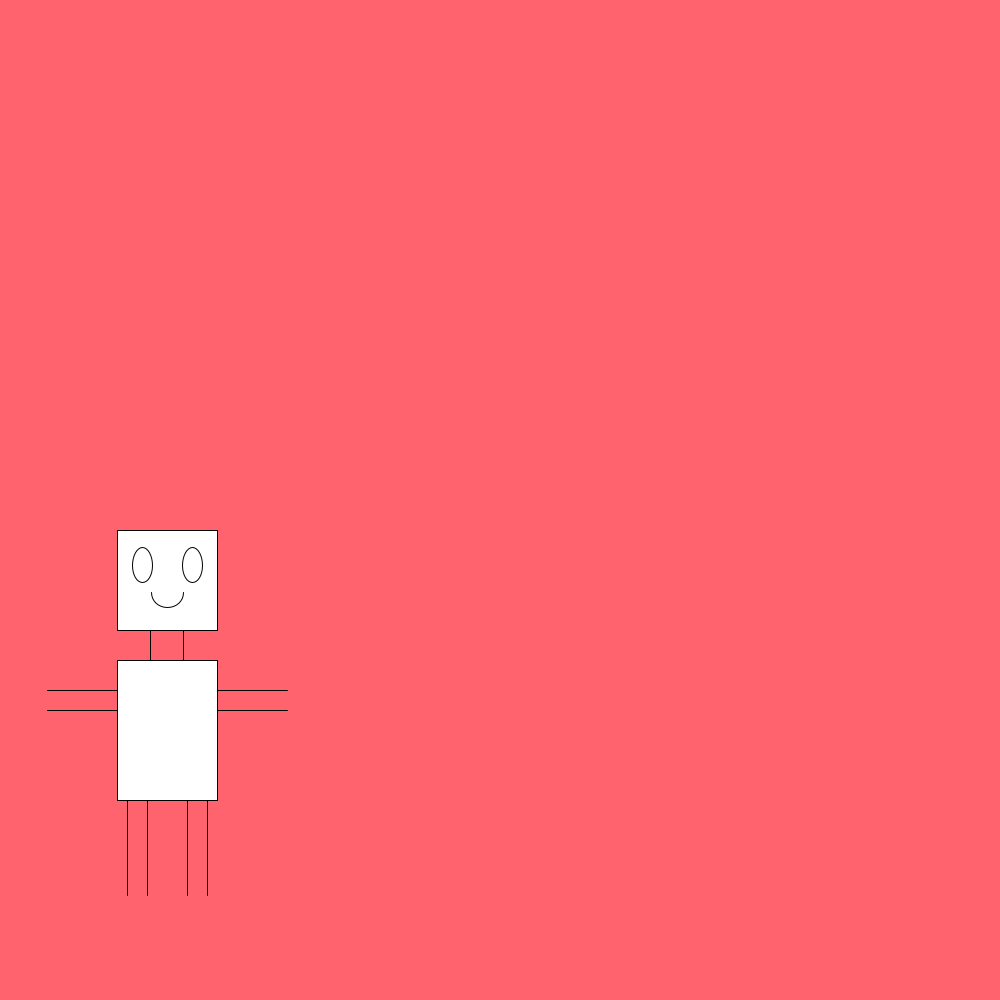
Frame 1 (no input)
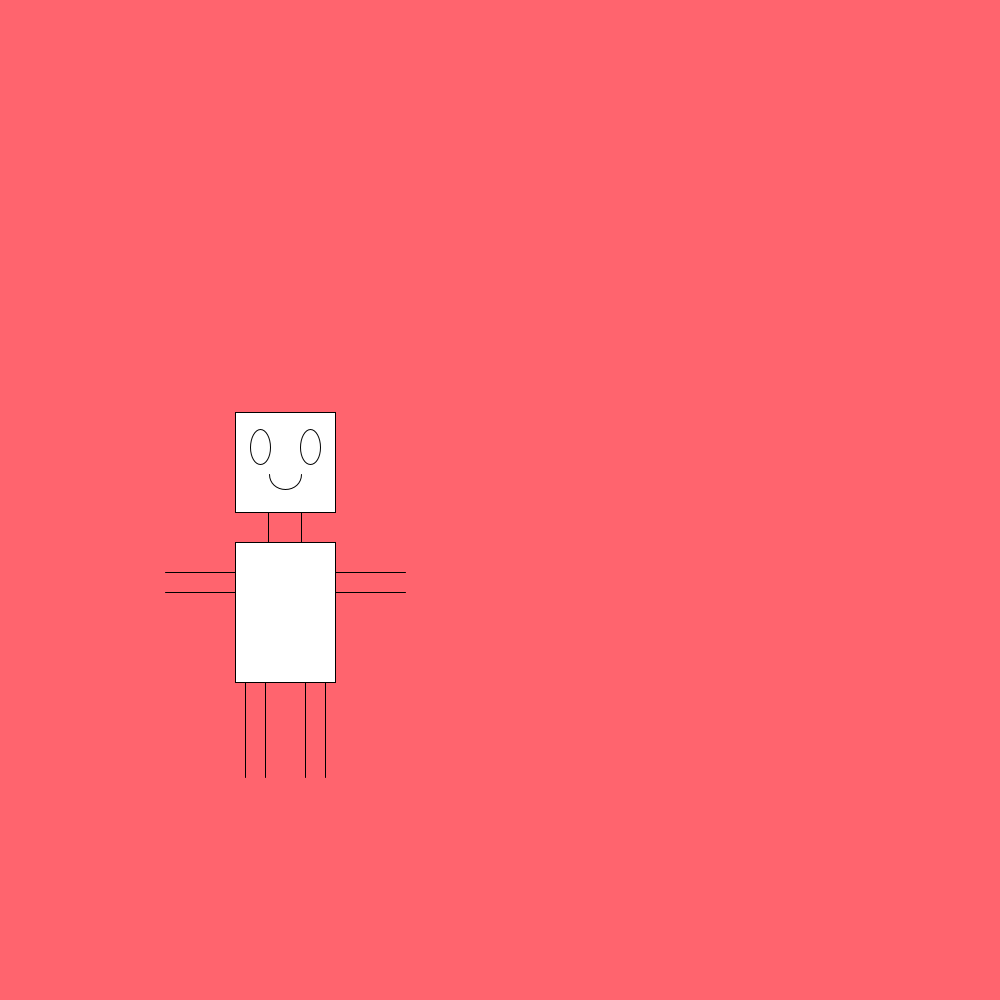
Frame 60 (the mouse pressed at the canvas centre just before this capture)
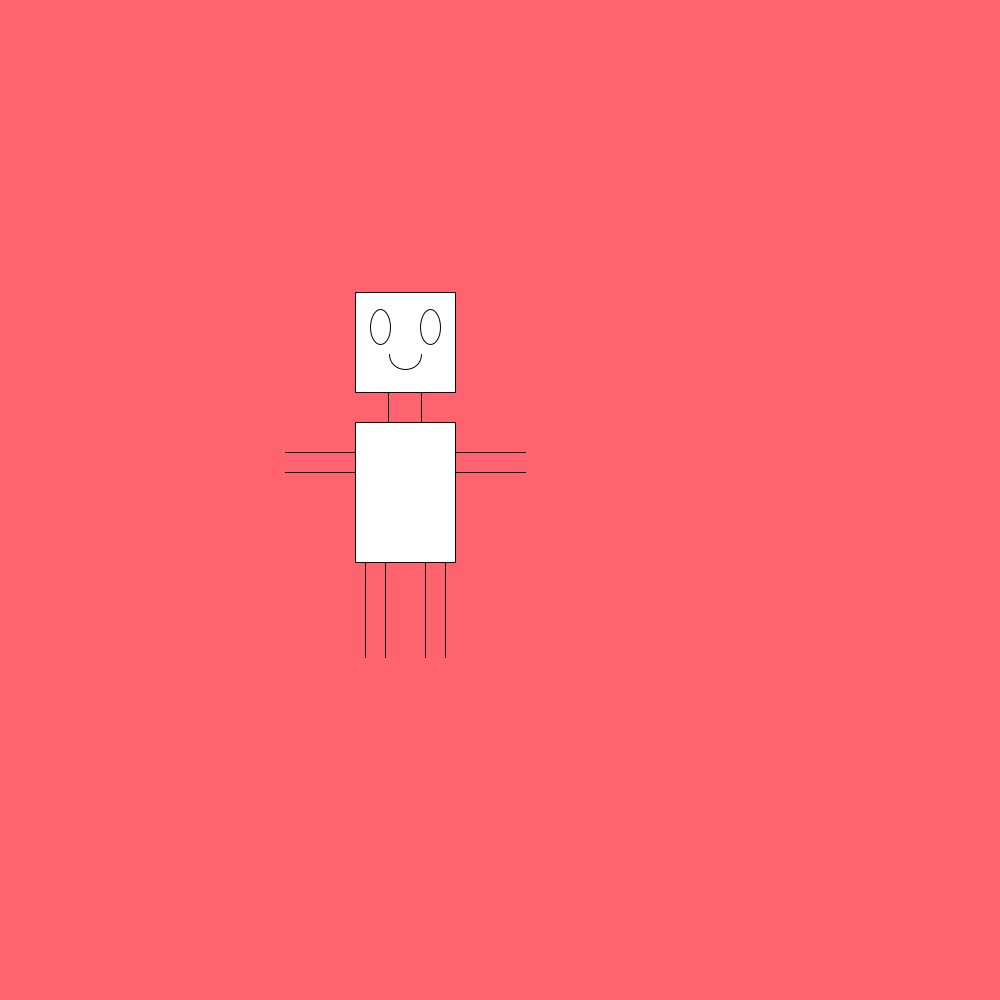
Frame 120 (the mouse held since frame 60 and released just before this capture)

The Processing sketch that drew these frames (run headless with seeded random() and noise(); from frame 60 on, the mouse is pressed at the canvas centre):

// Processing sketch: Simple_Robot
// ── Simple_Robot.pde
int headbodyx = 117;
int neckleftx = 150;
int neckrightx = 183;
int leftarmx = 47;
int rightarmx = 217;
int leftlegxa =127;
int leftlegxb = 147;
int rightlegxa = 207;
int rightlegxb = 187;
int lefteyex = 142;
int righteyex = 192;
int arcx = 167;

int heady = 530;
int bodyy = 660;
int necky = 630;
int necky2 = 660;
int upperarmy = 690;
int lowerarmy = 710;
int legsy = 800;
int legsy2 = 895;
int eyey = 565;
int arcy = 592;
int rightarmx2 = 287;

  void setup(){
    size(1000,1000);
    background(255,100,110);
 }

  void draw(){ 
    background(255,100,110);
    fill(255);
    rect(headbodyx,heady,100,100);// head
    rect(headbodyx,bodyy,100,140);// body
    noFill();
    
    line(neckleftx,necky,neckleftx,necky2);//neck;
    line(neckrightx,necky,neckrightx,necky2);

    line(leftarmx,upperarmy,headbodyx,upperarmy);// left arm;
    line(leftarmx,lowerarmy,headbodyx,lowerarmy);
    
    line(rightarmx,upperarmy,rightarmx2,upperarmy);// right arm;
    line(rightarmx,lowerarmy,rightarmx2,lowerarmy);
    
    line(leftlegxa,legsy,leftlegxa,legsy2);// left leg;
    line(leftlegxb,legsy,leftlegxb,legsy2);
    
    line(rightlegxa,legsy,rightlegxa,legsy2);// right leg;
    line(rightlegxb,legsy,rightlegxb,legsy2);
    
    ellipse(lefteyex,eyey,20,35);// left eye
    ellipse(righteyex,eyey,20,35);// right eye
    
    arc(arcx,arcy,32,32,0,3.14);
    
   headbodyx = headbodyx + 2;
   neckleftx = neckleftx + 2;
   neckrightx = neckrightx + 2;
   leftarmx = leftarmx + 2 ;
   rightarmx = rightarmx + 2;
   leftlegxa = leftlegxa + 2;
   leftlegxb = leftlegxb + 2;
   rightlegxa = rightlegxa + 2;
   rightlegxb = rightlegxb + 2;
   lefteyex = lefteyex + 2 ;
   righteyex = righteyex + 2 ;
   arcx = arcx + 2;
  
   heady = heady - 2;
   bodyy = bodyy - 2;
   necky = necky - 2;
   necky2 = necky2 - 2;
   upperarmy = upperarmy - 2;
   lowerarmy = lowerarmy - 2;
   legsy = legsy - 2;
   legsy2 = legsy2 - 2;
   eyey = eyey - 2;
   arcy = arcy - 2;
   rightarmx2 = rightarmx2 + 2;
      
    
  }
  
